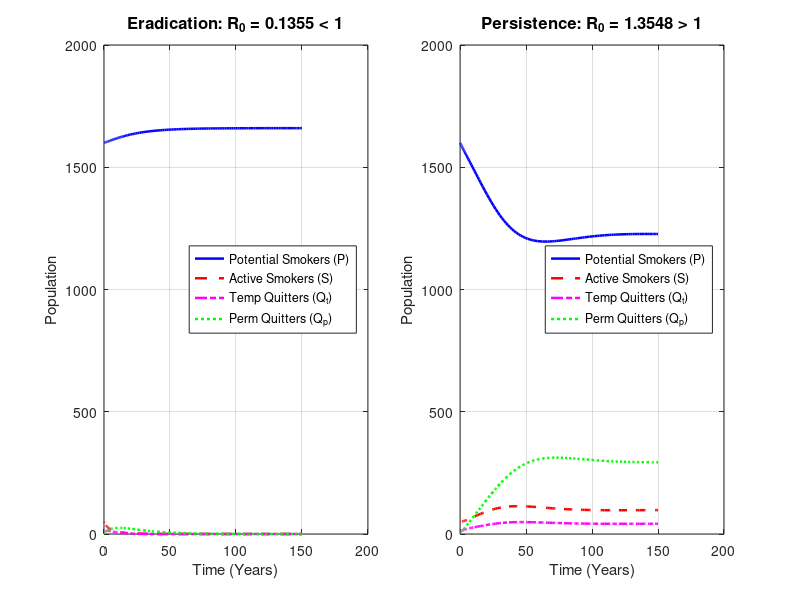

Source code (MATLAB):
function run_model0_simulation()
    % Clear workspace and active figures
    clc; clear; close all;

    % =========================================================================
    % PARAMETERS DIRECTLY FROM SHAROMI & GUMEL (2008), TABLE 2
    % =========================================================================
    mu    = 0.05;   % Natural mortality / turnover rate (per year)
    gamma = 0.30;   % Quitting rate (per year)
    alpha = 0.30;   % Relapse rate of temporary quitters (per year)
    r     = 0.50;   % Fraction quitting permanently
    N0    = 1660;   % Total constant population
    
    % Initial Conditions: [P(0), S(0), Qt(0), Qp(0)]
    y0    = [1600; 50; 10; 0]; 
    tspan = [0 150]; % 150 years
    
    % =========================================================================
    % SCENARIO 1: Eradication (Beta = 0.03 -> R0 < 1)
    % =========================================================================
    beta1 = 0.03;
    R0_1 = (beta1 * (mu + alpha)) / (mu * (mu + alpha) + gamma * (alpha * r + mu));
    [t1, y1] = ode45(@(t,y) odefun(t, y, beta1, mu, alpha, gamma, r, N0), tspan, y0);
    
    % Jacobian Matrix at Smoking-Free Equilibrium E0 = (N, 0, 0, 0)
    J_E0_scen1 = [ -mu, -beta1, 0, 0;
                     0,  beta1 - (mu + gamma), alpha, 0;
                     0,  gamma * (1 - r), -(mu + alpha), 0;
                     0,  gamma * r, 0, -mu ];
    eig1 = eig(J_E0_scen1);
    
    fprintf('=================================================================\n');
    fprintf('SCENARIO 1: Beta = %.2f | R0 = %.4f (< 1)\n', beta1, R0_1);
    fprintf('Eigenvalues at Smoking-Free Equilibrium E0:\n');
    disp(eig1);
    
    % =========================================================================
    % SCENARIO 2: Persistence / Endemic (Beta = 0.30 -> R0 > 1)
    % =========================================================================
    beta2 = 0.30;
    R0_2 = (beta2 * (mu + alpha)) / (mu * (mu + alpha) + gamma * (alpha * r + mu));
    [t2, y2] = ode45(@(t,y) odefun(t, y, beta2, mu, alpha, gamma, r, N0), tspan, y0);
    
    % Jacobian Matrix at Smoking-Free Equilibrium E0 = (N, 0, 0, 0)
    J_E0_scen2 = [ -mu, -beta2, 0, 0;
                     0,  beta2 - (mu + gamma), alpha, 0;
                     0,  gamma * (1 - r), -(mu + alpha), 0;
                     0,  gamma * r, 0, -mu ];
    eig2 = eig(J_E0_scen2);
    
    % Numerical Steady-State Endemic Equilibrium E*
    P_star  = y2(end, 1);
    S_star  = y2(end, 2);
    Qt_star = y2(end, 3);
    Qp_star = y2(end, 4);
    
    % Jacobian Matrix at Endemic Equilibrium E*
    J_Estar = [ -(beta2 * S_star / N0) - mu, -(beta2 * P_star / N0), 0, 0;
                 (beta2 * S_star / N0),       (beta2 * P_star / N0) - (mu + gamma), alpha, 0;
                 0,                          gamma * (1 - r), -(mu + alpha), 0;
                 0,                          gamma * r, 0, -mu ];
    eig_Estar = eig(J_Estar);
    
    fprintf('=================================================================\n');
    fprintf('SCENARIO 2: Beta = %.2f | R0 = %.4f (> 1)\n', beta2, R0_2);
    fprintf('Eigenvalues at Smoking-Free Equilibrium E0:\n');
    disp(eig2);
    fprintf('Endemic Equilibrium E* = (P=%.1f, S=%.1f, Qt=%.1f, Qp=%.1f)\n', P_star, S_star, Qt_star, Qp_star);
    fprintf('Eigenvalues at Endemic Equilibrium E*:\n');
    disp(eig_Estar);
    fprintf('=================================================================\n');

    % =========================================================================
    % PLOTTING TRAJECTORIES
    % =========================================================================
    figure('Color', 'k', 'Position', [100, 100, 1100, 480]);
    
    % Subplot 1: Eradication
    subplot(1, 2, 1);
    plot(t1, y1(:,1), 'b-',  'LineWidth', 1.8); hold on;
    plot(t1, y1(:,2), 'r--', 'LineWidth', 1.8);
    plot(t1, y1(:,3), 'm-.', 'LineWidth', 1.8);
    plot(t1, y1(:,4), 'g:',  'LineWidth', 1.8);
    title(sprintf('Eradication: R_0 = %.4f < 1', R0_1), 'FontSize', 12, 'FontWeight', 'bold');
    xlabel('Time (Years)', 'FontSize', 11);
    ylabel('Population', 'FontSize', 11);
    legend('Potential Smokers (P)', 'Active Smokers (S)', 'Temp Quitters (Q_t)', 'Perm Quitters (Q_p)', 'Location', 'east');
    grid on;
    
    % Subplot 2: Persistence
    subplot(1, 2, 2);
    plot(t2, y2(:,1), 'b-',  'LineWidth', 1.8); hold on;
    plot(t2, y2(:,2), 'r--', 'LineWidth', 1.8);
    plot(t2, y2(:,3), 'm-.', 'LineWidth', 1.8);
    plot(t2, y2(:,4), 'g:',  'LineWidth', 1.8);
    title(sprintf('Persistence: R_0 = %.4f > 1', R0_2), 'FontSize', 12, 'FontWeight', 'bold');
    xlabel('Time (Years)', 'FontSize', 11);
    ylabel('Population', 'FontSize', 11);
    legend('Potential Smokers (P)', 'Active Smokers (S)', 'Temp Quitters (Q_t)', 'Perm Quitters (Q_p)', 'Location', 'east');
    grid on;
end

% ODE System
function dydt = odefun(~, y, beta, mu, alpha, gamma, r, N)
    P  = y(1);
    S  = y(2);
    Qt = y(3);
    Qp = y(4);
    
    dP  = mu * N - (beta * P * S / N) - mu * P;
    dS  = (beta * P * S / N) + alpha * Qt - (mu + gamma) * S;
    dQt = gamma * (1 - r) * S - (mu + alpha) * Qt;
    dQp = gamma * r * S - mu * Qp;
    
    dydt = [dP; dS; dQt; dQp];
end
